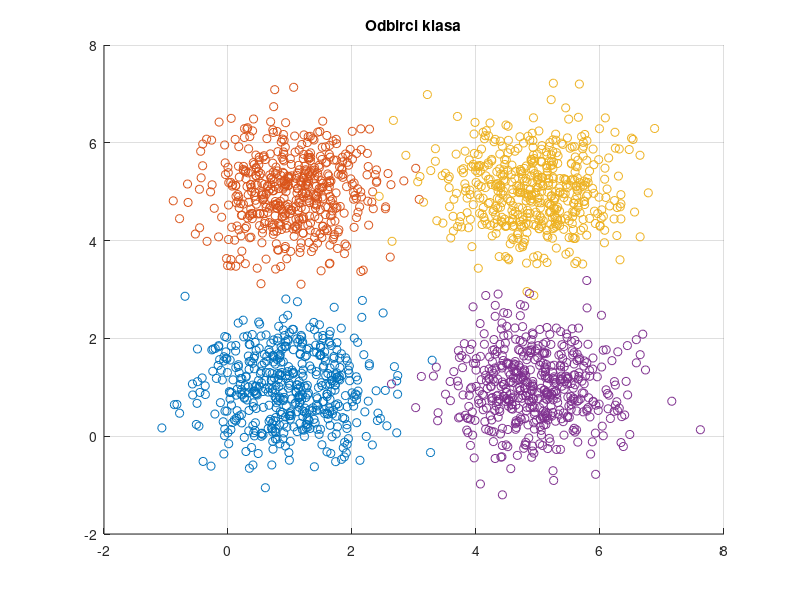
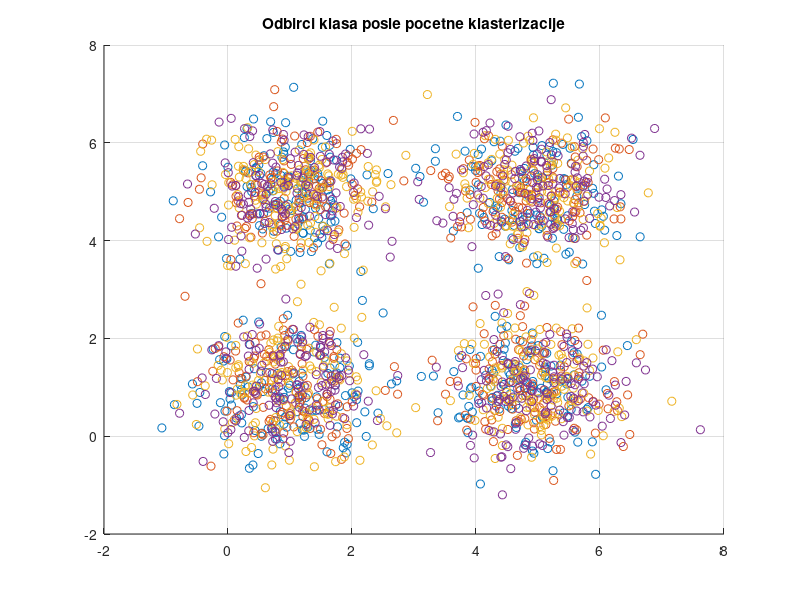

MATLAB code to generate these figures, in order: (Note: this script raises an error after producing the figures.)
%% Task 4.2 - Maximum likelihood algorithm

clear;
close all;
clc;

rng(100);

%% Generating samples

N = 500;
M1 = [1 1]';
M2 = [1 5]';
M3 = [5 5]';
M4 = [5 1]';
S1 = eye(2, 2)*0.5;
S2 = eye(2, 2)*0.5;
S3 = eye(2, 2)*0.5;
S4 = eye(2, 2)*0.5;

Y1 = mvnrnd(M1, S1, N)';
Y2 = mvnrnd(M2, S2, N)';
Y3 = mvnrnd(M3, S3, N)';
Y4 = mvnrnd(M4, S4, N)';

figure
hold all
scatter(Y1(1, :), Y1(2, :), 'r*')
scatter(Y2(1, :), Y2(2, :), 'b*')
scatter(Y3(1, :), Y3(2, :), 'g*')
scatter(Y4(1, :), Y4(2, :), 'y*')
title('Odbirci klasa')
grid on
hold off

%% Initial clustering

pom = rand(1, 4*N);
Y = [Y1 Y2 Y3 Y4];
Y1_start = [];
Y2_start = [];
Y3_start = [];
Y4_start = [];

for i=1:4*N
   if pom(i)<0.25
       Y1_start = [Y1_start Y(:, i)];
   elseif pom(i)<0.5
       Y2_start = [Y2_start Y(:, i)];
   elseif pom(i)<0.75
       Y3_start = [Y3_start Y(:, i)];
   else
       Y4_start = [Y4_start Y(:, i)];
   end
end

figure
hold all
scatter(Y1_start(1, :), Y1_start(2, :), 'r*')
scatter(Y2_start(1, :), Y2_start(2, :), 'b*')
scatter(Y3_start(1, :), Y3_start(2, :), 'g*')
scatter(Y4_start(1, :), Y4_start(2, :), 'y*')
title('Odbirci klasa posle pocetne klasterizacije')
grid on
hold off

%% ML clustering

[Y1_new, Y2_new, Y3_new, Y4_new] = ml(Y1_start, Y2_start, Y3_start, Y4_start);

%% Adding prior knowledge to inital clustering

Y1_start1 = Y1(:, 1:N/4);
Y2_start1 = Y2(:, 1:N/4);
Y3_start1 = Y3(:, 1:N/4);
Y4_start1 = Y4(:, 1:N/4);

for i=N/4+1:N
   if pom(i)<0.25
       Y1_start1 = [Y1_start1 Y1(:, i)];
   elseif pom(i)<0.5
       Y2_start1 = [Y2_start1 Y1(:, i)];
   elseif pom(i)<0.75
       Y3_start1 = [Y3_start1 Y1(:, i)];
   else
       Y4_start1 = [Y4_start1 Y1(:, i)];
   end
end
for i=N/4+1:N
   if pom(i + N)<0.25
       Y1_start1 = [Y1_start1 Y2(:, i)];
   elseif pom(i)<0.5
       Y2_start1 = [Y2_start1 Y2(:, i)];
   elseif pom(i)<0.75
       Y3_start1 = [Y3_start1 Y2(:, i)];
   else
       Y4_start1 = [Y4_start1 Y2(:, i)];
   end
end
for i=N/4+1:N
   if pom(i + 2*N)<0.25
       Y1_start1 = [Y1_start1 Y3(:, i)];
   elseif pom(i)<0.5
       Y2_start1 = [Y2_start1 Y3(:, i)];
   elseif pom(i)<0.75
       Y3_start1 = [Y3_start1 Y3(:, i)];
   else
       Y4_start1 = [Y4_start1 Y3(:, i)];
   end
end
for i=N/4+1:N
   if pom(i + 3*N)<0.25
       Y1_start1 = [Y1_start1 Y4(:, i)];
   elseif pom(i)<0.5
       Y2_start1 = [Y2_start1 Y4(:, i)];
   elseif pom(i)<0.75
       Y3_start1 = [Y3_start1 Y4(:, i)];
   else
       Y4_start1 = [Y4_start1 Y4(:, i)];
   end
end

[Y1_new1, Y2_new1, Y3_new1, Y4_new1] = ml(Y1_start1, Y2_start1, Y3_start1, Y4_start1);

%% Dependence of the algorithm on initial clustering

pom = rand(1, 4*N);
Y = [Y1 Y2 Y3 Y4];
Y1_start2 = [];
Y2_start2 = [];
Y3_start2 = [];
Y4_start2 = [];
tr1 = linspace(0.2, 0.4, 10);
tr2 = linspace(0.4, 0.6, 10);
tr3 = linspace(0.6, 0.8, 10);
l = [];

for j=1:length(tr1)
    
    Y1_start2 = Y1(:, 1:N/4);
    Y2_start2 = Y2(:, 1:N/4);
    Y3_start2 = Y3(:, 1:N/4);
    Y4_start2 = Y4(:, 1:N/4);

    for i=N/4+1:N
        if pom(i)<tr1(j)
            Y1_start2 = [Y1_start2 Y1(:, i)];
        elseif pom(i)<tr2(j)
            Y2_start2 = [Y2_start2 Y1(:, i)];
        elseif pom(i)<tr3(j)
            Y3_start2 = [Y3_start2 Y1(:, i)];
        else
            Y4_start2 = [Y4_start2 Y1(:, i)];
        end
    end
    for i=N/4+1:N
        if pom(i + N)<tr1(j)
            Y1_start2 = [Y1_start2 Y2(:, i)];
        elseif pom(i)<tr2(j)
            Y2_start2 = [Y2_start2 Y2(:, i)];
        elseif pom(i)<tr3(j)
            Y3_start2 = [Y3_start2 Y2(:, i)];
        else
            Y4_start2 = [Y4_start2 Y2(:, i)];
        end
    end
    for i=N/4+1:N
        if pom(i + 2*N)<tr1(j)
            Y1_start2 = [Y1_start2 Y3(:, i)];
        elseif pom(i)<tr2(j)
            Y2_start2 = [Y2_start2 Y3(:, i)];
        elseif pom(i)<tr3(j)
            Y3_start2 = [Y3_start2 Y3(:, i)];
        else
            Y4_start2 = [Y4_start2 Y3(:, i)];
        end
    end
    for i=N/4+1:N
        if pom(i + 3*N)<tr1(j)
            Y1_start2 = [Y1_start2 Y4(:, i)];
        elseif pom(i)<tr2(j)
            Y2_start2 = [Y2_start2 Y4(:, i)];
        elseif pom(i)<tr3(j)
            Y3_start2 = [Y3_start2 Y4(:, i)];
        else
            Y4_start2 = [Y4_start2 Y4(:, i)];
        end
    end
    [Y1_new_i, Y2_new_i, Y3_new_i, Y4_new_i, l_i] = ml(Y1_start2, Y2_start2, Y3_start2, Y4_start2);
    l = [l l_i];
end

%% Mean number of iterations

l_mean = mean(l);
text = ['Srednji broj potrebnih iteracija: ', num2str(l_mean)];
disp(text);

%% Dependence of the algorithm on initial number of clusters

pom = rand(1, 4*N);
Y = [Y1 Y2 Y3 Y4];
Y1_start3 = [];
Y2_start3 = [];
Y3_start3 = [];

for i=1:4*N
   if pom(i)<0.33
       Y1_start3 = [Y1_start3 Y(:, i)];
   elseif pom(i)<0.66
       Y2_start3 = [Y2_start3 Y(:, i)];
   else
       Y3_start3 = [Y3_start3 Y(:, i)];
   end
end

figure
hold all
scatter(Y1_start3(1, :), Y1_start3(2, :), 'r*')
scatter(Y2_start3(1, :), Y2_start3(2, :), 'b*')
scatter(Y3_start3(1, :), Y3_start3(2, :), 'g*')
legend('Klasa 1','Klasa 2','Klasa 3');
title('Odbirci klasa posle pocetne klasterizacije')
grid on
hold off

[Y1_new3, Y2_new3, Y3_new3, l] = ml_3(Y1_start3, Y2_start3, Y3_start3);
 
pom = rand(1, 4*N);
Y = [Y1 Y2 Y3 Y4];
Y1_start4 = [];
Y2_start4 = [];
Y3_start4 = [];
tr1 = linspace(0.2, 0.4, 10);
tr2 = linspace(0.4, 0.6, 10);
l = [];

for j=1:length(tr1)
    
    Y1_start4 = Y1(:, 1:N/4);
    Y2_start4 = Y2(:, 1:N/4);
    Y3_start4 = Y3(:, 1:N/4);

    for i=N/4+1:N
        if pom(i)<tr1(j)
            Y1_start4 = [Y1_start4 Y1(:, i)];
        elseif pom(i)<tr2(j)
            Y2_start4 = [Y2_start4 Y1(:, i)];
        else
            Y3_start4 = [Y3_start4 Y1(:, i)];
        end
    end
    for i=N/4+1:N
        if pom(i + N)<tr1(j)
            Y1_start4 = [Y1_start4 Y2(:, i)];
        elseif pom(i)<tr2(j)
            Y2_start4 = [Y2_start4 Y2(:, i)];
        else
            Y3_start4 = [Y3_start4 Y2(:, i)];
        end
    end
    for i=N/4+1:N
        if pom(i + 2*N)<tr1(j)
            Y1_start4 = [Y1_start4 Y3(:, i)];
        elseif pom(i)<tr2(j)
            Y2_start4 = [Y2_start4 Y3(:, i)];
        else
            Y3_start4 = [Y3_start4 Y3(:, i)];
        end
    end
    for i=N/4+1:N
        if pom(i + 3*N)<tr1(j)
            Y1_start4 = [Y1_start4 Y4(:, i)];
        elseif pom(i)<tr2(j)
            Y2_start4 = [Y2_start4 Y4(:, i)];
        else
            Y3_start4 = [Y3_start4 Y4(:, i)];
        end
    end
    [Y1_new_i, Y2_new_i, Y3_new_i, l_i] = ml_3(Y1_start2, Y2_start2, Y3_start2);
    l = [l l_i];
end

l_mean = mean(l);
text = ['Srednji broj potrebnih iteracija: ', num2str(l_mean)];
disp(text);
